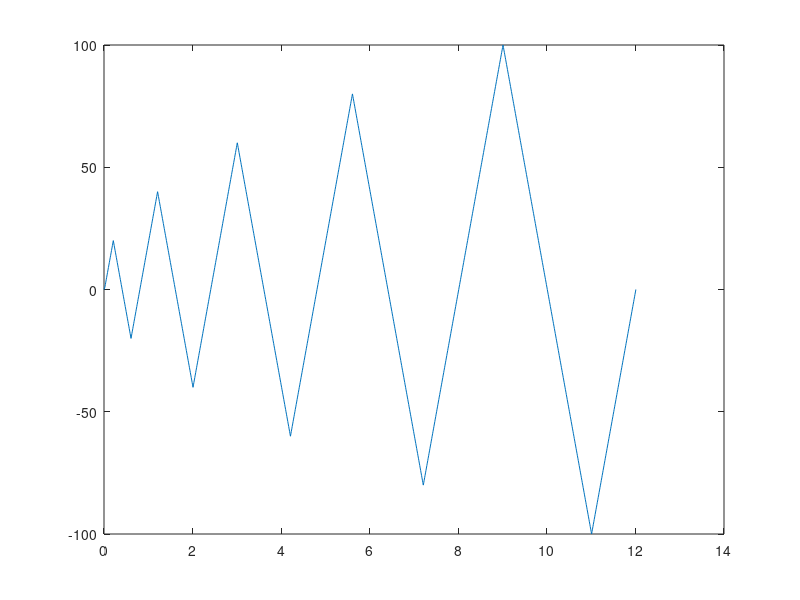

Reproduce this figure in MATLAB.
% loading function


clear;
clc;
Amp = [20 40 60 80 100];
Increment = 1;
nCycles = 1;
k=1;
dt = 0.01;
V(1) = 0;
Time(1) = 0;

for i = 1:length(Amp)
    for j = 1:nCycles
        while (V(k)<Amp(i))
            k = k+1;
            Time(k) = k*dt;
            V(k) = V(k-1)+Increment;
        end
        while(V(k)>-Amp(i))
            k = k+1;
            Time(k) = k*dt;
            V(k) = V(k-1)-Increment;
        end
        while(V(k)<0)
            k=k+1;
            Time(k) = k*dt;
            V(k) = V(k-1)+Increment;
        end
    end
end

% LOADING_PROTOCOL  CONSTANTS
% loadingProtocol   variable1
% loading_protocol  variable1
plot(Time,V);
lp = [Time', V'];
save('LP.mat', 'lp');